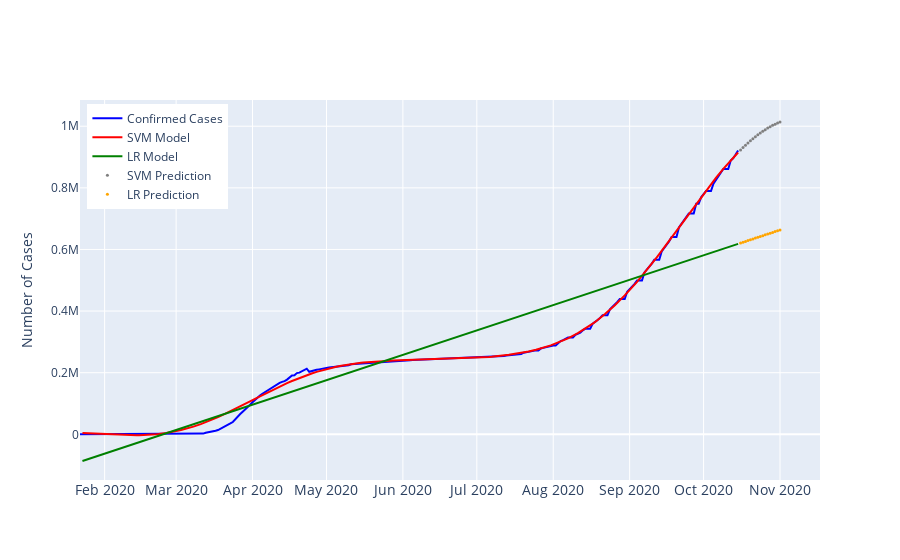

The code cell stored with this chart in its notebook:
### Code cell
Forcasting_model.plofforcasting(country_df, model_df, model_pred_df)

### Figure 1 — Plotly figure (JSON) as saved in the notebook; plotly's stock layout.template omitted (floating-point values rounded to 4 significant figures; data arrays with more than 128 entries replaced by an {"elided": "..."} marker saying what was removed)
{"data": [{"line": {"color": "blue", "width": 2}, "mode": "lines", "name": "Confirmed Cases", "type": "scatter", "x": {"elided": "268 str values"}, "y": {"elided": "268 int values"}}, {"line": {"color": "red", "width": 2}, "mode": "lines", "name": "SVM Model", "type": "scatter", "x": {"elided": "201 str values"}, "y": {"elided": "201 float values"}}, {"line": {"color": "green", "width": 2}, "mode": "lines", "name": "LR Model", "type": "scatter", "x": {"elided": "201 str values"}, "y": {"elided": "201 float values"}}, {"marker": {"color": "gray", "size": 3}, "mode": "markers", "name": "SVM Prediction", "type": "scatter", "x": ["2020-10-16T00:00:00", "2020-10-17T00:00:00", "2020-10-18T00:00:00", "2020-10-19T00:00:00", "2020-10-20T00:00:00", "2020-10-21T00:00:00", "2020-10-22T00:00:00", "2020-10-23T00:00:00", "2020-10-24T00:00:00", "2020-10-25T00:00:00", "2020-10-26T00:00:00", "2020-10-27T00:00:00", "2020-10-28T00:00:00", "2020-10-29T00:00:00", "2020-10-30T00:00:00", "2020-10-31T00:00:00", "2020-11-01T00:00:00"], "y": [922961, 930811, 938400, 945723, 952770, 959535, 966011, 972193, 978073, 983648, 988911, 993858, 998486, 1002790, 1006768, 1010416, 1013732]}, {"marker": {"color": "orange", "size": 3}, "mode": "markers", "name": "LR Prediction", "type": "scatter", "x": ["2020-10-16T00:00:00", "2020-10-17T00:00:00", "2020-10-18T00:00:00", "2020-10-19T00:00:00", "2020-10-20T00:00:00", "2020-10-21T00:00:00", "2020-10-22T00:00:00", "2020-10-23T00:00:00", "2020-10-24T00:00:00", "2020-10-25T00:00:00", "2020-10-26T00:00:00", "2020-10-27T00:00:00", "2020-10-28T00:00:00", "2020-10-29T00:00:00", "2020-10-30T00:00:00", "2020-10-31T00:00:00", "2020-11-01T00:00:00"], "y": [620902, 623552, 626202, 628852, 631502, 634152, 636802, 639452, 642102, 644752, 647402, 650052, 652702, 655352, 658002, 660652, 663302]}], "layout": {"legend": {"x": 0.01, "xanchor": "left", "y": 0.99, "yanchor": "top"}, "xaxis": {"tickfont": {"size": 14}}, "yaxis": {"title": {"text": "Number of Cases"}}}}
